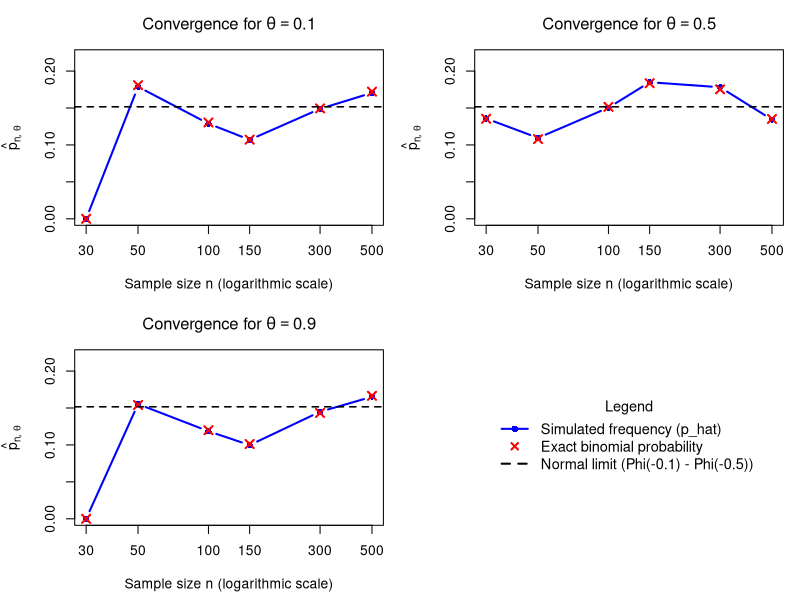

This figure's R source:
# ==============================================================================
# HOMEWORK 1 - PROBLEM 1.3 (Detailed Beginner-Friendly Version)
# ==============================================================================
# Objective:
# The de Moivre-Laplace theorem (the central limit theorem for binomial counts)
# states that as the number of trials n increases, the standardized binomial
# variable W converges in distribution to a standard normal distribution:
#
#   W = (S - n * theta) / sqrt(n * theta * (1 - theta)) ---> N(0, 1)
#
# If W becomes approximately N(0, 1), then the probability that W falls in
# ANY fixed interval [a, b], say [-0.5, -0.1], must converge to:
#
#   P(-0.5 <= W <= -0.1) ---> Phi(-0.1) - Phi(-0.5)
#
# In this exercise:
# 1. We compute the theoretical normal target value using pnorm().
# 2. For n in {30, 50, 100, 150, 300, 500} and theta in {0.1, 0.5, 0.9},
#    we simulate N = 100,000 values of W and compute the empirical fraction p_hat.
# 3. We also calculate the exact binomial probability to prove that the jumps
#    and oscillations are a real mathematical property of discrete distributions,
#    not just random noise!
# ==============================================================================

set.seed(47)

ns <- c(30, 50, 100, 150, 300, 500)
thetas <- c(0.1, 0.5, 0.9)
N <- 1e5

# The interval endpoints for W
a <- -0.5
b <- -0.1

# ------------------------------------------------------------------------------
# STEP 1: Compute the asymptotic target value from the Normal distribution
# ------------------------------------------------------------------------------
# pnorm(x) calculates the cumulative probability Phi(x) = P(Z <= x).
# P(a <= Z <= b) = P(Z <= b) - P(Z <= a) = Phi(b) - Phi(a).
target_norm <- pnorm(b) - pnorm(a)
cat("Target value from de Moivre-Laplace theorem: Phi(-0.1) - Phi(-0.5) =",
    round(target_norm, 5), "\n\n")

# ------------------------------------------------------------------------------
# STEP 2: Pre-allocate matrices to store results
# ------------------------------------------------------------------------------
p_hat   <- matrix(NA, nrow = length(ns), ncol = length(thetas),
                  dimnames = list(paste0("n=", ns), paste0("theta=", thetas)))
p_exact <- p_hat

cat("Running simulations for all (n, theta) combinations...\n")

for (j in seq_along(thetas)) {
  theta <- thetas[j]
  
  for (i in seq_along(ns)) {
    n <- ns[i]
    
    # 1. Simulation approach (Monte Carlo):
    # Standard deviation of the binomial count S
    sigma <- sqrt(n * theta * (1 - theta))
    
    # Generate N binomial counts
    S <- rbinom(N, size = n, prob = theta)
    
    # Standardize to obtain W
    W <- (S - n * theta) / sigma
    
    # Fraction of Ws landing between -0.5 and -0.1
    p_hat[i, j] <- mean(W >= a & W <= b)
    
    # 2. Exact theoretical probability:
    # Notice that W is between a and b if and only if S satisfies:
    #   n * theta + a * sigma <= S <= n * theta + b * sigma
    # Since S can only take integer values 0, 1, ..., n, we can simply
    # sum dbinom(s, n, theta) for all integer values of s that satisfy this!
    s_all <- 0:n
    w_all <- (s_all - n * theta) / sigma
    qualifying_s <- s_all[w_all >= a & w_all <= b]
    p_exact[i, j] <- sum(dbinom(qualifying_s, size = n, prob = theta))
  }
}

cat("Simulations completed!\n\n")

# ------------------------------------------------------------------------------
# STEP 3: Display results in a clear comparison table
# ------------------------------------------------------------------------------
cat("========================================================================\n")
cat("TABLE: CONVERGENCE OF P(-0.5 <= W <= -0.1)\n")
cat("Target Normal Limit = ", round(target_norm, 4), "\n")
cat("========================================================================\n")

for (j in seq_along(thetas)) {
  cat(sprintf("\n--- Results for theta = %0.1f ---\n", thetas[j]))
  df <- data.frame(
    n             = ns,
    Simulated_Hat = round(p_hat[, j], 4),
    Exact_Binom   = round(p_exact[, j], 4),
    Normal_Target = round(target_norm, 4),
    Absolute_Error = round(abs(p_hat[, j] - target_norm), 4)
  )
  print(df, row.names = FALSE)
}

# ------------------------------------------------------------------------------
# STEP 4: Explaining the curious case of n = 30, theta = 0.1
# ------------------------------------------------------------------------------
# Why did we get 0.0000 for n = 30 and theta = 0.1? Let's inspect the math!
n_demo <- 30
th_demo <- 0.1
mean_demo <- n_demo * th_demo # 3
sd_demo <- sqrt(n_demo * th_demo * (1 - th_demo)) # sqrt(2.7) = 1.643168

s_lower <- mean_demo + a * sd_demo
s_upper <- mean_demo + b * sd_demo

cat("\n========================================================================\n")
cat("DEEP DIVE: WHY IS P(-0.5 <= W <= -0.1) = 0 FOR n = 30, theta = 0.1?\n")
cat("========================================================================\n")
cat(sprintf("For W to be in [%0.1f, %0.1f], S must be between:\n", a, b))
cat(sprintf("  Lower bound for S = 30*0.1 + (-0.5)*%0.4f = %0.4f\n", sd_demo, s_lower))
cat(sprintf("  Upper bound for S = 30*0.1 + (-0.1)*%0.4f = %0.4f\n", sd_demo, s_upper))
cat(sprintf("The required range for S is: [%0.4f, %0.4f]\n", s_lower, s_upper))
cat("Because S is a count, it can ONLY be an integer (..., 1, 2, 3, 4, ...).\n")
cat("There are NO integers between 2.1784 and 2.8357!\n")
cat("Therefore, it is PHYSICALLY IMPOSSIBLE for W to be in [-0.5, -0.1] at n = 30!\n")
cat("This is why the simulated and exact probabilities are both EXACTLY ZERO.\n\n")

# ------------------------------------------------------------------------------
# STEP 5: Plotting the results (2x2 layout, log scale on x-axis)
# ------------------------------------------------------------------------------
par(mfrow = c(2, 2), mar = c(4.5, 4.5, 3, 1))

for (j in seq_along(thetas)) {
  # We use log="x" because n ranges from 30 to 500 (spacing points nicely)
  plot(ns, p_hat[, j], type = "b", pch = 16, col = "blue", lwd = 2,
       ylim = c(0, 0.22), log = "x", xaxt = "n",
       xlab = "Sample size n (logarithmic scale)",
       ylab = expression(hat(p)[list(n, theta)]),
       main = bquote("Convergence for" ~ theta == .(thetas[j])))
  
  # Custom x-axis showing actual n values
  axis(1, at = ns, labels = ns)
  
  # Overlay exact binomial points as red crosses
  points(ns, p_exact[, j], pch = 4, col = "red", cex = 1.3, lwd = 2)
  
  # Horizontal dashed line for the asymptotic normal limit
  abline(h = target_norm, lty = 2, col = "black", lwd = 1.5)
}

plot.new()
legend("center",
       legend = c("Simulated frequency (p_hat)", "Exact binomial probability", "Normal limit (Phi(-0.1) - Phi(-0.5))"),
       col = c("blue", "red", "black"),
       pch = c(16, 4, NA), lty = c(1, NA, 2), lwd = 2,
       bty = "n", cex = 1.05, title = "Legend")
